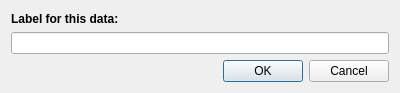
<?xml version="1.0" encoding="UTF-8"?>
<ui version="4.0">
 <class>SaveFileDialog</class>
 <widget class="QDialog" name="SaveFileDialog">
  <property name="geometry">
   <rect>
    <x>0</x>
    <y>0</y>
    <width>400</width>
    <height>93</height>
   </rect>
  </property>
  <property name="windowTitle">
   <string>Dialog</string>
  </property>
  <layout class="QVBoxLayout" name="verticalLayout">
   <item>
    <widget class="QLabel" name="label">
     <property name="font">
      <font>
       <bold>true</bold>
      </font>
     </property>
     <property name="text">
      <string>Label for this data:</string>
     </property>
    </widget>
   </item>
   <item>
    <widget class="QLineEdit" name="data_label_edit"/>
   </item>
   <item>
    <widget class="QDialogButtonBox" name="buttonBox">
     <property name="orientation">
      <enum>Qt::Horizontal</enum>
     </property>
     <property name="standardButtons">
      <set>QDialogButtonBox::Cancel|QDialogButtonBox::Ok</set>
     </property>
    </widget>
   </item>
  </layout>
 </widget>
 <resources/>
 <connections>
  <connection>
   <sender>buttonBox</sender>
   <signal>accepted()</signal>
   <receiver>SaveFileDialog</receiver>
   <slot>accept()</slot>
   <hints>
    <hint type="sourcelabel">
     <x>248</x>
     <y>254</y>
    </hint>
    <hint type="destinationlabel">
     <x>157</x>
     <y>274</y>
    </hint>
   </hints>
  </connection>
  <connection>
   <sender>buttonBox</sender>
   <signal>rejected()</signal>
   <receiver>SaveFileDialog</receiver>
   <slot>reject()</slot>
   <hints>
    <hint type="sourcelabel">
     <x>316</x>
     <y>260</y>
    </hint>
    <hint type="destinationlabel">
     <x>286</x>
     <y>274</y>
    </hint>
   </hints>
  </connection>
 </connections>
</ui>
